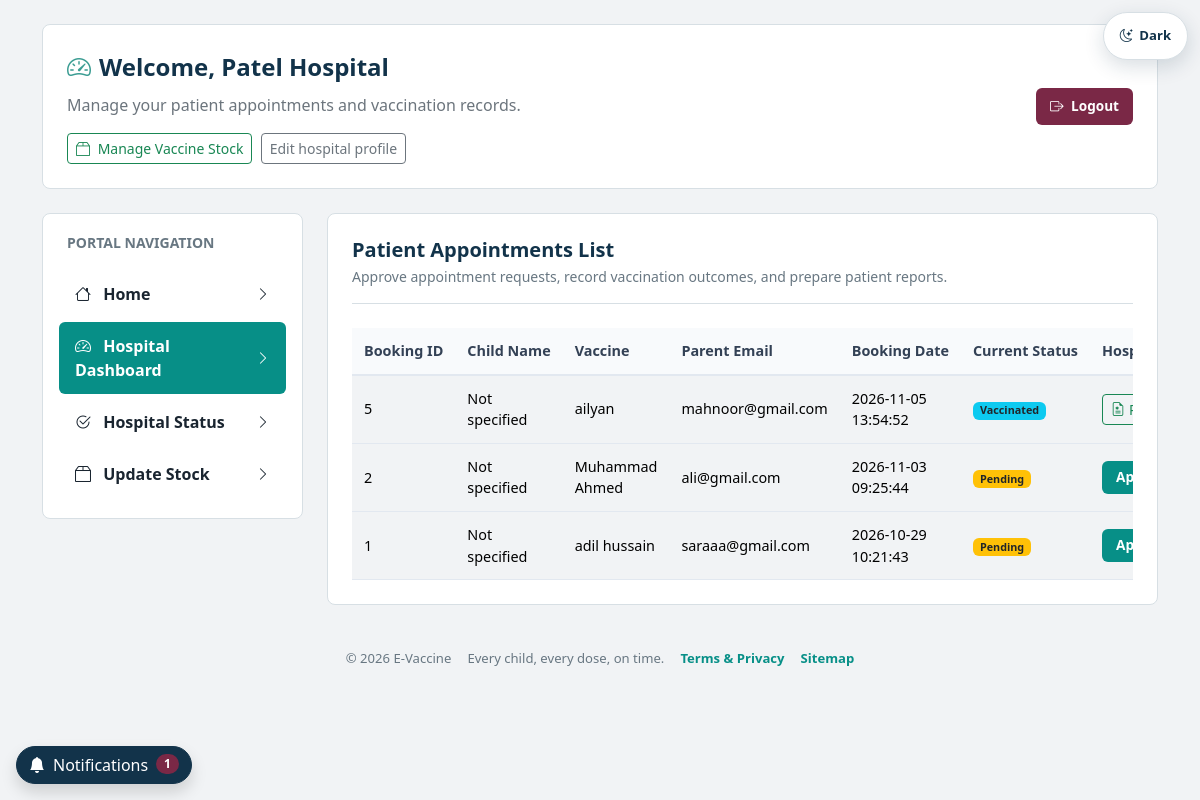
Page /hospital/hospital_dashboard.php (signed in) on the committed database.
### tables this page shows
CREATE TABLE `bookings` (
  `id` int(11) NOT NULL,
  `hospital_name` varchar(255) NOT NULL,
  `vaccination_status` varchar(50) DEFAULT 'Pending',
  `created_at` timestamp NOT NULL DEFAULT current_timestamp(),
  `parent_id` int(11) NOT NULL,
  `child_id` int(11) NOT NULL,
  `vaccination_date` date DEFAULT NULL,
  `vaccine_id` int(11) DEFAULT NULL
);

CREATE TABLE `children` (
  `id` int(11) NOT NULL,
  `parent_id` int(11) NOT NULL,
  `child_name` varchar(100) NOT NULL,
  `date_of_birth` date NOT NULL,
  `gender` enum('Male','Female') NOT NULL,
  `allergies` varchar(100) DEFAULT NULL,
  `created_at` timestamp NOT NULL DEFAULT current_timestamp(),
  `vaccination_date` date DEFAULT NULL,
  `last_vaccine` varchar(100) DEFAULT NULL
);

CREATE TABLE `parents` (
  `id` int(11) NOT NULL,
  `name` varchar(100) NOT NULL,
  `Relation_with_child` varchar(50) NOT NULL,
  `Phone_no` varchar(15) NOT NULL,
  `email` varchar(100) NOT NULL,
  `CNIC` varchar(13) NOT NULL,
  `Hashed_password` varchar(255) NOT NULL,
  `City` varchar(50) NOT NULL,
  `address` text NOT NULL,
  `created_at` timestamp NOT NULL DEFAULT current_timestamp(),
  `profile_image` varchar(255) DEFAULT NULL
);

### config.php (called while the page is built, shortened)
<?php
function esc($value) {
    return addslashes(trim((string)$value));
}
?>

### hospital/hospital_dashboard.php (the view, shortened to what this page needs)
<?php
include_once __DIR__ . '/../config.php';
require_once __DIR__ . '/../includes/notifications.php';
$hospital_name = $_SESSION['hospital_name'];
$sql_hospital_name = esc($hospital_name);
$query = "SELECT bookings.*,
                 children.child_name AS child_name,
                 parents.email AS parent_email,
                 vaccines.Vaccine_Name AS vaccine_name
          FROM bookings
          LEFT JOIN children
              ON bookings.child_id = children.id
          LEFT JOIN parents
              ON bookings.parent_id = parents.id
          LEFT JOIN vaccines
              ON bookings.vaccine_id = vaccines.Vaccine_ID
          WHERE bookings.hospital_name = '$sql_hospital_name'
          ORDER BY bookings.created_at DESC";
$result = mysqli_query($connect, $query);
?>
<!DOCTYPE html>
<html lang="en">
<head>
    <link href="https://cdn.jsdelivr.net/npm/bootstrap@5.3.2/dist/css/bootstrap.min.css" rel="stylesheet">
    <link href="../includes/theme.css?v=5" rel="stylesheet">
    <link href="https://cdn.jsdelivr.net/npm/bootstrap-icons@1.11.1/font/bootstrap-icons.css" rel="stylesheet">
</head>
<body>
    <div class="container py-4">
        <div class="overview-box mb-4 d-flex justify-content-between align-items-center flex-wrap gap-3">
            <div>
                <div class="d-flex align-items-center gap-2 mb-2">
                    <i class="bi bi-speedometer2 fs-4"
                       style="color: var(--medical-teal);"></i>
                    <h4 class="fw-bold m-0">
                        Welcome,
                        <?php echo htmlspecialchars($hospital_name); ?>
                    </h4>
                </div>
                <p class="text-secondary m-0 mb-3">
                    Manage your patient appointments and vaccination records.
                </p>
                <a href="hospital_vaccine.php" class="btn btn-outline-success btn-sm">
                    <i class="bi bi-box2 me-1"></i>
                    Manage Vaccine Stock
                </a>
                <a href="profile.php" class="btn btn-outline-secondary btn-sm ms-1">Edit hospital profile</a>
            </div>
            <div class="d-flex align-items-center gap-2">
                <a href="hospital_logout.php" class="logout-btn">
                    <i class="bi bi-box-arrow-right me-1"></i>
                    Logout
                </a>
            </div>
        </div>
        <div class="row g-4">
            <div class="col-lg-3">
                <div class="portal-card p-3">
                    <div class="px-2 mb-3">
                        <small class="text-uppercase text-muted fw-bold">
                            Portal Navigation
                        </small>
                    </div>
                    <div class="nav flex-column sidebar-menu">
                        <a href="../index.php" class="nav-link">
                            <span><i class="bi bi-house me-2"></i> Home</span>
                            <i class="bi bi-chevron-right small"></i>
                        </a>
                        <a href="hospital_dashboard.php" class="nav-link active">
                            <span>
                                <i class="bi bi-speedometer2 me-2"></i>
                                Hospital Dashboard
                            </span>
                            <i class="bi bi-chevron-right small"></i>
                        </a>
                        <a href="hospital_status.php" class="nav-link">
                            <span>
                                <i class="bi bi-check2-circle me-2"></i>
                                Hospital Status
                            </span>
                            <i class="bi bi-chevron-right small"></i>
                        </a>
                        <a href="hospital_vaccine.php" class="nav-link">
                            <span>
                                <i class="bi bi-box2 me-2"></i>
                                Update Stock
                            </span>
                            <i class="bi bi-chevron-right small"></i>
                        </a>
                    </div>
                </div>
            </div>
            <div class="col-lg-9">
                <div class="portal-card p-4">
                    <div class="border-bottom pb-3 mb-4">
                        <h4 class="fw-bold mb-1" style="font-size: 1.25rem;">
                            Patient Appointments List
                        </h4>
                        <p class="text-muted mb-0 small">
                            Approve appointment requests, record vaccination outcomes, and prepare patient reports.
                        </p>
                    </div>
                    <div class="table-responsive">
                        <table class="table table-hover align-middle mb-0">
                            <thead>
                                <tr>
                                    <th>Booking ID</th>
                                    <th>Child Name</th>
                                    <th>Vaccine</th>
                                    <th>Parent Email</th>
                                    <th>Booking Date</th>
                                    <th>Current Status</th>
                                    <th>Hospital action / report</th>
                                </tr>
                            </thead>
                            <tbody>
                                <?php
                                if ($result && mysqli_num_rows($result) > 0) {
                                    while ($row = mysqli_fetch_assoc($result)) {
                                ?>
                                    <tr>
                                        <td>
                                            <?php echo htmlspecialchars($row['id']); ?>
                                        </td>
                                        <td>
                                            <?php echo htmlspecialchars($row['vaccine_name'] ?? 'Not specified'); ?>
                                        </td>
                                        <td>
                                            <?php
                                            echo htmlspecialchars(
                                                $row['child_name'] ?? 'Child not found'
                                            );
                                            ?>
                                        </td>
                                        <td>
                                            <?php
                                            echo htmlspecialchars(
                                                $row['parent_email'] ?? 'Parent not found'
                                            );
                                            ?>
                                        </td>
                                        <td>
                                            <?php
                                            echo htmlspecialchars($row['created_at'] ?? 'Not available');
                                            ?>
                                        </td>
                                        <td>
                                            <?php
                                            $status = $row['vaccination_status'] ?? 'Pending';
                                            $badgeClass = 'bg-warning text-dark';
                                            if (in_array($status, ['Hospital Approved', 'Vaccinated'], true)) {
                                                $badgeClass = 'bg-info text-dark';
                                            } elseif ($status === 'Admin Approved') {
                                                $badgeClass = 'bg-success';
                                            } elseif (in_array($status, ['Hospital Rejected', 'Admin Rejected', 'Not Vaccinated'], true)) {
                                                $badgeClass = 'bg-danger';
                                            }
                                            ?>
                                            <span class="badge <?php echo $badgeClass; ?>">
                                                <?php echo htmlspecialchars($status); ?>
                                            </span>
                                        </td>
                                        <td>
                                            <?php if ($status === 'Pending' || $status === 'Hospital Approved'): ?>
                                                <form method="POST" class="d-flex flex-wrap gap-2">
                                                    <?php if ($status === 'Pending'): ?>
                                                        <button type="submit" name="decision" value="approve_appointment" class="btn update-btn btn-sm">Approve</button>
                                                    <?php else: ?>
                                                        <button type="submit" name="decision" value="record_vaccinated" class="btn update-btn btn-sm">Record vaccinated</button>
                                                        <button type="submit" name="decision" value="record_not_vaccinated" class="btn btn-outline-danger btn-sm">Not vaccinated</button>
                                                    <?php endif; ?>
                                                </form>
                                            <?php elseif (in_array($status, ['Vaccinated', 'Admin Approved', 'Admin Rejected'], true)): ?>
                                                <a class="btn btn-outline-success btn-sm" href="hospital_report.php?booking_id=<?= (int)$row['id'] ?>">
                                                    <i class="bi bi-file-earmark-medical me-1" aria-hidden="true"></i>Patient report
                                                </a>
                                            <?php else: ?>
                                                <span class="text-secondary small">No further action</span>
                                            <?php endif; ?>
                                        </td>
                                    </tr>
                                <?php
                                    }
                                }
                                ?>
                            </tbody>
                        </table>
                    </div>
                </div>
            </div>
        </div>
    </div>
<?php include __DIR__ . '/../includes/portal-footer.php'; ?>
</body>
</html>

### includes/theme.css (style rules this page uses)
:root { --evax-navy: #12334a; --evax-teal: #078f87; --evax-wine: #7a2846; --evax-light-grey: #f1f3f5; --evax-white: #ffffff; --evax-muted: #687782; --evax-border: #d7dfe4; --bs-primary: var(--evax-navy); --bs-primary-rgb: 18, 51, 74; --bs-success: var(--evax-teal); --bs-success-rgb: 7, 143, 135; --bs-danger: var(--evax-wine); --bs-danger-rgb: 122, 40, 70; --bs-body-bg: var(--evax-light-grey); --bs-body-color: var(--evax-navy); --bs-secondary-color: var(--evax-muted); --bs-border-color: var(--evax-border); --bs-link-color: var(--evax-teal); --bs-link-hover-color: var(--evax-wine); }
* { scrollbar-color: var(--evax-muted) var(--evax-light-grey); }
body { background-color: var(--evax-light-grey) !important; color: var(--bs-body-color) !important; font-family: "Segoe UI", Arial, sans-serif !important; }
html { background-color: var(--evax-light-grey); }
.sidebar-menu .nav-link.active, .sidebar-link.active { color: #fff !important; background-color: var(--evax-teal) !important; }
.update-btn { color: #fff !important; border-color: var(--evax-teal) !important; background-color: var(--evax-teal) !important; }
.logout-btn { color: #fff !important; background-color: var(--evax-wine) !important; }
.bg-white, .card, .surface-card, form.bg-white, .report-sheet, .portal-card, .overview-box, .dashboard-card { color: var(--bs-body-color); background-color: var(--evax-white) !important; }
.card, .surface-card, .report-sheet, .portal-card, .overview-box, .dashboard-card { border-color: var(--evax-border) !important; }

### hospital/hospital_dashboard.php (style rules this page uses)
:root { --medical-teal: #3C9D93; --teal-dark: #2A736B; --dark-navy: #1A2530; --bg-light: #F4F7F6; --border-color: #E2E8F0; }
body { font-family: 'Plus Jakarta Sans', sans-serif; background-color: var(--bg-light); color: var(--dark-navy); }
.portal-card { background: #ffffff; border: 1px solid var(--border-color); border-radius: 8px; }
.overview-box { background: #ffffff; border: 1px solid var(--border-color); border-radius: 8px; padding: 24px; }
.sidebar-menu .nav-link { color: var(--dark-navy); font-weight: 600; padding: 12px 16px; border-radius: 6px; margin-bottom: 4px; display: flex; align-items: center; justify-content: space-between; transition: all 0.2s ease; }
.sidebar-menu .nav-link.active { background-color: var(--medical-teal); color: #ffffff !important; }
.table { color: var(--dark-navy); vertical-align: middle; font-size: 0.9rem; }
.table th { background-color: #F8FAFC; color: #334155; font-weight: 600; border-bottom: 2px solid var(--border-color); padding: 12px; white-space: nowrap; }
.table td { padding: 12px; border-color: var(--border-color); }
.update-btn { background-color: var(--medical-teal); color: #ffffff; font-weight: 600; border-radius: 6px; padding: 6px 14px; border: none; font-size: 0.85rem; }
.logout-btn { background-color: #EF4444; color: #ffffff; font-weight: 600; border-radius: 6px; padding: 8px 14px; text-decoration: none; font-size: 0.85rem; }

### rows in the picture
bookings: id "5", vaccine_name "Not specified", child.child_name "ailyan", parent.email "mahnoor@gmail.com", created_at "2026-11-05 13:54:52", vaccination_status "Vaccinated"
bookings: id "2", vaccine_name "Not specified", child.child_name "Muhammad Ahmed", parent.email "ali@gmail.com", created_at "2026-11-03 09:25:44", vaccination_status "Pending", shows "Approve"
bookings: id "1", vaccine_name "Not specified", child.child_name "adil hussain", parent.email "saraaa@gmail.com", created_at "2026-10-29 10:21:43", vaccination_status "Pending", shows "Approve"

### other values in the picture
$hospital_name "Patel Hospital"
$unreadCount "1"
